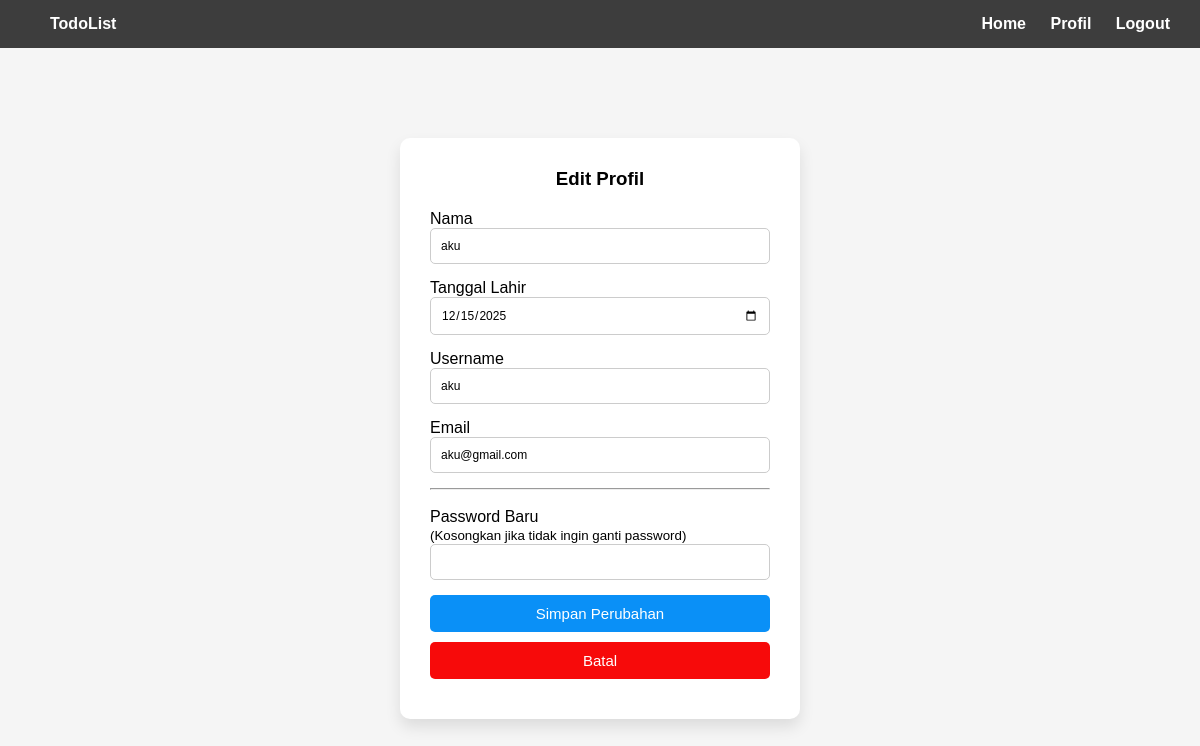
/edit_profil.php (signed in), run on the app's committed database.
### tables this page shows
CREATE TABLE `user` (
  `id_user` int(11) NOT NULL,
  `username` varchar(100) NOT NULL,
  `password` varchar(255) NOT NULL,
  `name` varchar(255) NOT NULL,
  `email` varchar(255) NOT NULL,
  `birth_date` date NOT NULL
);

### edit_profil.php (the view, shortened to what this page needs)
<?php
require "koneksi.php";
$id_user = $_SESSION['id_user'];
$query = mysqli_query($koneksi, "SELECT * FROM user WHERE id_user='$id_user'");
$user = mysqli_fetch_assoc($query);
?>
<!DOCTYPE html>
<html>
<head>
</head>
<body>
<?php require "navbar.php" ?>
<div class="wrapper">
    <div class="register">
        <h3>Edit Profil</h3>
        <form action="proses_update_profil.php" method="POST">
            <p>
                Nama <br>
                <input type="text" name="name" value="<?= $user['name'] ?>" required>
            </p>
            <p>
                Tanggal Lahir <br>
                <input type="date" name="birth_date" value="<?= $user['birth_date'] ?>">
            </p>
            <p>
                Username <br>
                <input type="text" name="username" value="<?= $user['username'] ?>" required>
            </p>
            <p>
                Email <br>
                <input type="email" name="email" value="<?= $user['email'] ?>" required>
            </p>
            <hr><br>
            <p>
                Password Baru <br>
                <small>(Kosongkan jika tidak ingin ganti password)</small><br>
                <input type="password" name="password">
            </p>
            <button type="submit">Simpan Perubahan</button>
            <a href="profil.php"  ><button class="batal">Batal</button></a>
        </form>
    </div>
</div>
</body>
</html>

### edit_profil.php (style rules this page uses)
* { margin: 0; padding: 0; box-sizing: border-box; font-family: Arial, Helvetica, sans-serif; }
body { background: #f5f5f5; }
.wrapper { min-height: 95vh; display: flex; justify-content: center; align-items: center; }
.register { width: 100%; max-width: 400px; border-radius: 10px; padding: 30px; box-shadow: 0 8px 15px rgba(0,0,0,0.1); background: white; }
.register h3 { text-align: center; margin-bottom: 20px; }
input { width: 100%; padding: 10px; border-radius: 5px; border: 1px solid #ccc; margin-bottom: 15px; font-size: 12px; }
button { width: 100%; padding: 10px; border: none; font-size: 15px; border-radius: 5px; cursor: pointer; margin-bottom: 10px; background: #0a90f7ff; color: white; }
.batal { width: 100%; padding: 10px; border: none; font-size: 15px; border-radius: 5px; cursor: pointer; margin-bottom: 10px; background: #f70a0aff; color: white; }

### data on the page
user: name "aku", birth_date "12/15/2025", username "aku", email "aku@gmail.com"
